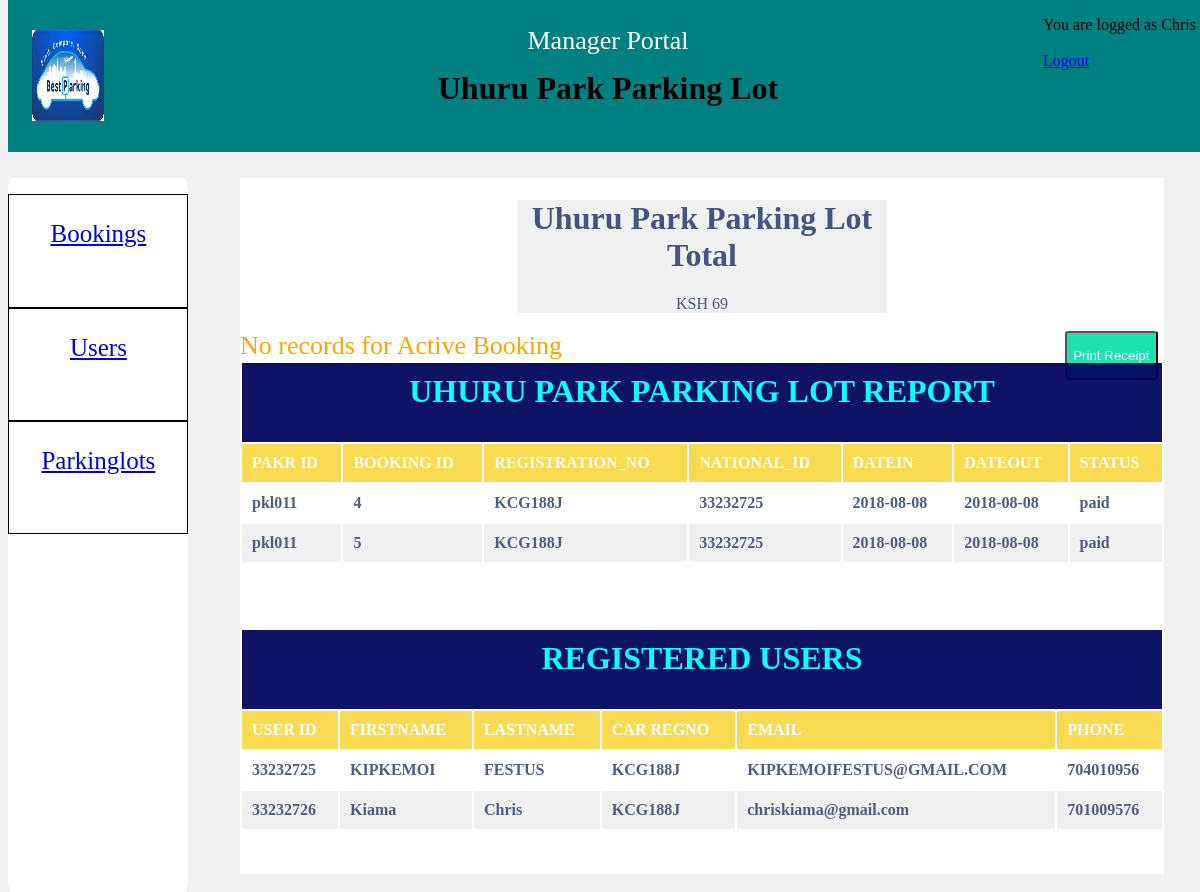
/Manager_View.php (signed in), run on the app's committed database.
### tables this page shows
CREATE TABLE IF NOT EXISTS `parklotmanager` (
  `managerid` int(20) NOT NULL,
  `firstname` varchar(50) DEFAULT NULL,
  `lastname` varchar(50) DEFAULT NULL,
  `parkid` varchar(50) DEFAULT NULL,
  `username` varchar(50) DEFAULT NULL,
  `password` varchar(50) DEFAULT NULL,
  `email` varchar(50) DEFAULT NULL,
  PRIMARY KEY (`managerid`),
  KEY `managerparkfk` (`parkid`)
);

CREATE TABLE IF NOT EXISTS `parkinglot` (
  `parkid` varchar(20) NOT NULL,
  `parkname` varchar(50) DEFAULT NULL,
  `location` varchar(50) DEFAULT NULL,
  `openinghours` varchar(50) DEFAULT NULL,
  `capacity` int(20) DEFAULT NULL,
  `fee` int(20) DEFAULT NULL,
  PRIMARY KEY (`parkid`)
);

CREATE TABLE IF NOT EXISTS `book` (
  `bookid` int(20) NOT NULL AUTO_INCREMENT,
  `plate_number` varchar(50) NOT NULL,
  `datein` date DEFAULT NULL,
  `timein` time DEFAULT NULL,
  `dateout` date DEFAULT NULL,
  `timeout` time DEFAULT NULL,
  `period` int(20) NOT NULL,
  `idno` int(20) DEFAULT NULL,
  `parkid` varchar(50) DEFAULT NULL,
  `amount` int(20) DEFAULT NULL,
  `payment_status` varchar(50) DEFAULT NULL,
  `datetimein` int(20) DEFAULT NULL,
  `datetimeout` int(20) DEFAULT NULL,
  PRIMARY KEY (`bookid`),
  KEY `bookuserfk` (`idno`),
  KEY `bookparkfk` (`parkid`)
);

CREATE TABLE IF NOT EXISTS `user` (
  `idno` int(20) NOT NULL,
  `firstname` varchar(50) DEFAULT NULL,
  `lastname` varchar(50) DEFAULT NULL,
  `plate_number` varchar(50) DEFAULT NULL,
  `phone` int(20) DEFAULT NULL,
  `email` varchar(50) DEFAULT NULL,
  `password` varchar(50) NOT NULL,
  `profile` blob NOT NULL,
  PRIMARY KEY (`idno`)
);

### Manager_View.php (the view, shortened to what this page needs)
<?php
include'managersession.php';
$username=$_SESSION['username'];
            $query0="Select curtime() as timenow,curdate() as datenow from dual";
	        $result0=mysqli_query($conn,$query0);
	        $row0=mysqli_fetch_assoc($result0);
	        $curtime=$row0['timenow'];
	        $curdate=$row0['datenow'];
	        $dttimenow=$curdate." ".$curtime;
	        $datetimenow=strtotime($dttimenow);
?>
<html>
   <head>
	<link rel="stylesheet" type="text/css" href="admin.css">
	<link rel="stylesheet" href="https://cdnjs.cloudflare.com/ajax/libs/font-awesome/4.7.0/css/font-awesome.min.css">
   </head >
   <body>
      <div id="body-home">
   	 <Header class="header">
   	 	<div class="logo"> <img src="logo.jpg" ></div>
		<div>
		 <p id="motto">Manager Portal</p>
		 <p ><h1 id="pname"><?php
				   $query="Select pm.parkid,p.parkname from parklotmanager pm join parkinglot p using(parkid) where username='$username'";
				   $result=mysqli_query($conn,$query);
				   $row=mysqli_fetch_assoc($result);
				   $name=$row['parkname'];
		            echo $name;
		        ?></h1></p>
		 </div>
		 <p id="parkeasy">ParkEasy </p>
		<div id="greetings">
		  <ul>
	        <li>
		         <?php
	                $query="select * from parklotmanager where username='$username'";
	                $result=mysqli_query($conn,$query);
	                $row=mysqli_fetch_assoc($result);
	                $mname=$row['firstname'];
	                $row1=mysqli_num_rows($result);
			        if($row1>0){
						   echo 'You are logged as '.$mname;
					}
			    ?>
		      </li><br>
		    <li><a href="logout.php">Logout</a></li>
		  </ul>
		</div>
     </header>
        <h1>Welcome</h1>
	     <div id="sidepanel">
                <ul>
			      <a href="#total"><li><p>Bookings</p></li></a>
			      <a href="#users"><li><p>Users<p></li></a>
			      <a href="#spaces"><li><p>Parkinglots</p></li></a>
			 </ul>
	     </div>
		<div id="viewpanel">
		<button onclick="printContent('activetable')">Print Receipt</button>
             <?php
				   $query="Select pm.parkid,p.parkname from parklotmanager pm join parkinglot p using(parkid) where username='$username'";
				   $result=mysqli_query($conn,$query);
				   $row=mysqli_fetch_assoc($result);
				   $parkid=$row['parkid'];
				   $name=$row['parkname'];
	               $sqldata1="SELECT * FROM book where parkid='$parkid'";
                   $result1=mysqli_query($conn,$sqldata1);
				   $resultcheck1=mysqli_num_rows($result1);
				   $sqldata2="SELECT sum(amount) as total FROM book where parkid='$parkid' and payment_status='paid'";
                   $result2=mysqli_query($conn,$sqldata2);
				   $row2=mysqli_fetch_assoc($result2);
				   $total=$row2['total'];
                   $query4="SELECT * FROM user";
				   $result4=mysqli_query($conn,$query4);
				   $query3="SELECT * FROM book where parkid='$parkid' and datetimeout>=$datetimenow and payment_status='paid'";
				   $result3=mysqli_query($conn,$query3);
				   $resultcheck3=mysqli_num_rows($result3);
				   echo '<div id="total">';
				   echo '<h1>'.$name.' Total</h1>';
		           echo "KSH   ";
				   echo $total;
		           echo "</div><br>";
				 if($resultcheck3>0){
					 echo'<div id="activetable">';
		           echo '<table border=0 cellpadding=10 id="activetable">';
				   echo '<tr><th colspan=9 id="title"><h1>'.$name.' Active Bookings</h1></th></tr>';
		           echo "<tr><th>PAKR ID</th><th>BOOKING ID</th><th>REGISTRATION_NO</th><th>NATIONAL_ID</th><th>DATEIN</th><th>DATEOUT</th><th>STATUS</th></tr>";
		           while($row3=mysqli_fetch_array($result3, MYSQLI_ASSOC)){
				   echo "<tr>";
			       echo "<td>".$row3['parkid']."</td>";
			       echo "<td>".$row3['bookid']."</td>";
				   echo "<td>".$row3['plate_number']."</td>";
				   echo "<td>".$row3['idno']."</td>";
			       echo "<td>".$row3['datein']."</td>";
			       echo "<td>".$row3['dateout']."</td>";
			       echo "<td>".$row3['payment_status']."</td>";
			       echo "</tr>";
		                                                               }
		           echo "</table>";
		           echo'</div>';
		           }
				   else{
					   echo'<div id="norecords">No records for Active Booking</div>';
				   }
			    if($resultcheck1>0){
		           echo '<table border=0 cellpadding=10 id="spaces">';
				   echo '<tr><th colspan=9 id="title"><h1>'.$name.' Report</h1></th></tr>';
		           echo "<tr><th>PAKR ID</th><th>BOOKING ID</th><th>REGISTRATION_NO</th><th>NATIONAL_ID</th><th>DATEIN</th><th>DATEOUT</th><th>STATUS</th></tr>";
		           while($row1=mysqli_fetch_array($result1, MYSQLI_ASSOC)){
				   echo "<tr>";
			       echo "<td>".$row1['parkid']."</td>";
			       echo "<td>".$row1['bookid']."</td>";
				   echo "<td>".$row1['plate_number']."</td>";
				   echo "<td>".$row1['idno']."</td>";
			       echo "<td>".$row1['datein']."</td>";
			       echo "<td>".$row1['dateout']."</td>";
			       echo "<td>".$row1['payment_status']."</td>";
			       echo "</tr>";
		                                                               }
		           echo "</table>";
				}
				   echo '<table border=0 cellpadding=10 id="users">';
				   echo '<tr><th colspan=6 id="title"><h1>Registered Users</h1></th></tr>';
		           echo "<tr><th>User ID</th><th>FirstName</th><th>LastName</th><th>Car Regno</th><th>Email</th><th>Phone</th></tr>";
		           while($row4=mysqli_fetch_array($result4, MYSQLI_ASSOC)){
				   echo "<tr>";
			       echo "<td>".$row4['idno']."</td>";
			       echo "<td>".$row4['lastname']."</td>";
			       echo "<td>".$row4['firstname']."</td>";
			       echo "<td>".$row4['plate_number']."</td>";
			       echo "<td>".$row4['email']."</td>";
			       echo "<td>".$row4['phone']."</td>";
			       echo "</tr>";
		                                                               }
		           echo "</table>";
             ?>
		</div>

### admin.css (style rules this page uses)
.header { width: 100%; height: 17%; margin: 0 auto; background-color:teal; position:fixed; top:0px; padding-bottom:0px; z-index:1000; }
body { background-color:#f0f0f0; }
.logo img { position: absolute; top: 20%; width:06%; height:60%; margin-left:2%; }
#motto { color:#ffffff; font-size:26px; text-align:center; position:position; left:5%; }
#sidepanel { height:80%; width:15%; border-radius:2%; background:#ffffff; position:fixed; top:20%; z-index:1%; }
#sidepanel ul li { display:block; font-family:calibri; font-size:25px; background:white; height:12%; border:1px black solid; text-align:center; align-items:center; align-content:justify; }
#sidepanel ul { width:100%; margin-left:-22%; height:130%; list-style:none; }
#viewpanel { position:absolute; top:20%; left:20%; width:77%; height:78%; background:#ffffff; margin:0 auto; }

### Manager_View.php (style rules this page uses)
table { opacity:.95; width:100%; text-align:left; padding-bottom:7%; }
#title { background:#03075D; color:aqua; height:100%; text-align:center; }
th { background:#F9D94A; color:white; text-transform:uppercase; }
td { color:#405580; font-weight:bold; }
tr:nth-child(even) { background:#f0f0f0; }
tr:nth-child(odd) { background:white; }
#pname { text-align:center; margin:auto; margin-top:-1%; color:black; }
#greetings ul { position:absolute; right:1%; top:0%; }
#greetings ul li { list-style:none; }
button { height:7%; width:10%; background:#1de2ae; color:white; position:absolute; top:22%; left:89.3%; border-radius:5%; }
#norecords { font-family:calibri; font-size:26; color:orange; }
#total { height:auto; width:40%; color:#405580; background:#f0f0f0; margin-left:30%; text-align:center; }
#parkeasy { color:white; font-weight:bold; font-size:16; margin-top:-3%; margin-left:2.3%; }

### data on the page
parklotmanager: parkid.parkname "Uhuru Park Parking Lot", firstname "Chris", parkid.parkname "UHURU PARK PARKING LOT"
book: parkid "pkl011", bookid "4", plate_number "KCG188J", idno "33232725", datein "2018-08-08", dateout "2018-08-08", payment_status "paid"
book: parkid "pkl011", bookid "5", plate_number "KCG188J", idno "33232725", datein "2018-08-08", dateout "2018-08-08", payment_status "paid"
user: idno "33232725", lastname "KIPKEMOI", firstname "FESTUS", plate_number "KCG188J", email "KIPKEMOIFESTUS@GMAIL.COM", phone "704010956"
user: idno "33232726", lastname "Kiama", firstname "Chris", plate_number "KCG188J", email "chriskiama@gmail.com", phone "701009576"

### other printed values
$total "69"
